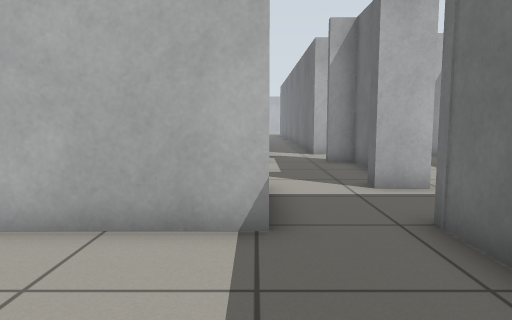
View 1 (above)

17 first-person views from a walk through a world built for the Gazebo simulator. The camera is 0.72 m above the floor, tilts 6° down and sees 70° across. The floor is counted in squares, 0.5 m on a side. Each view is taken from the middle of a square. On the plan, view 1 faces up. The plan holds only what a view shows up to about 16 squares ahead; the rest is blank. The place goes on beyond the plan.

View 2
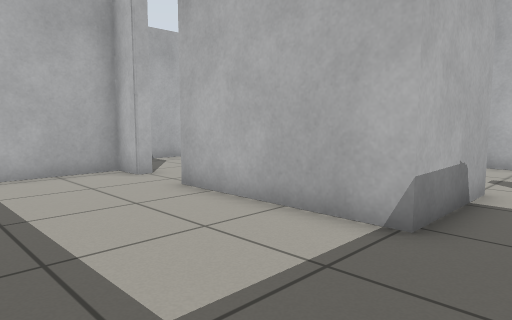

View 3
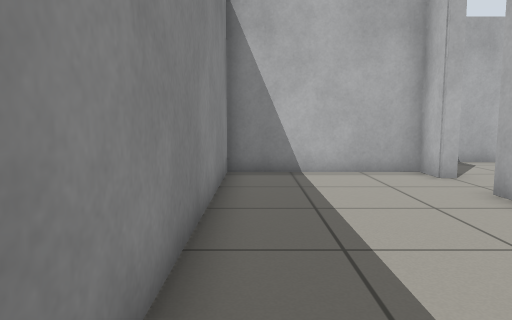

View 4
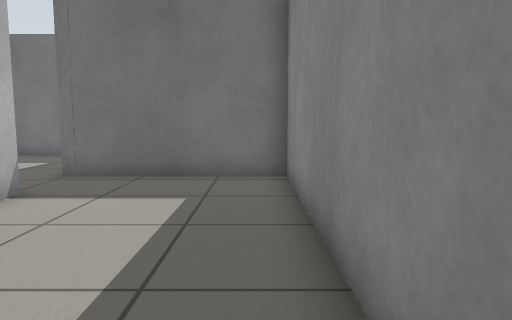

View 5
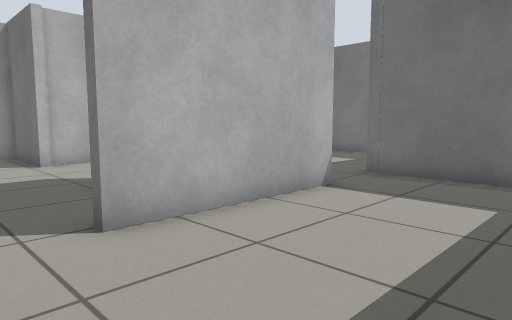

View 6
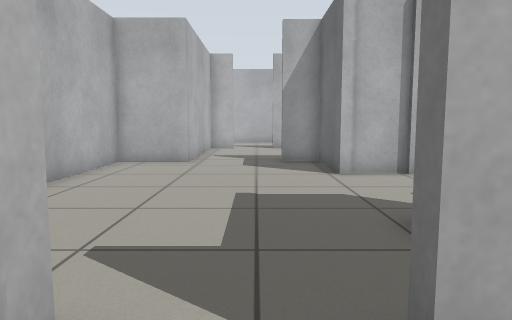

View 7
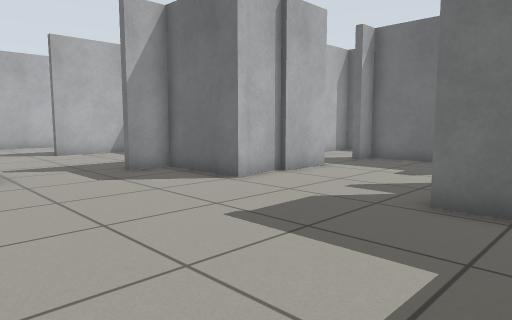

View 8
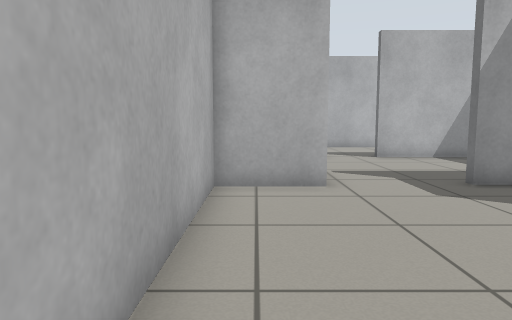

View 9
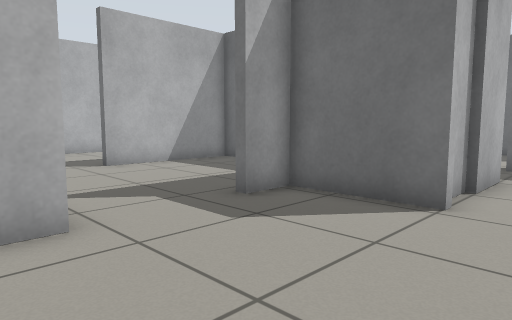

View 10
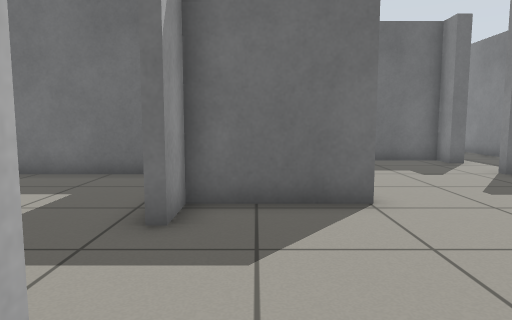

View 11
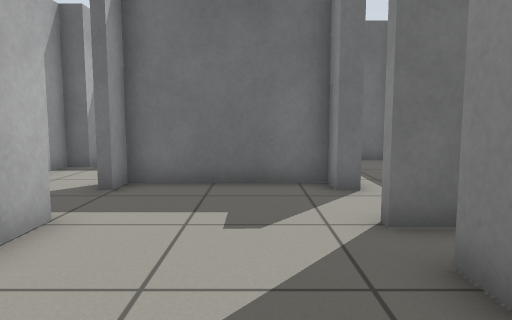

View 12
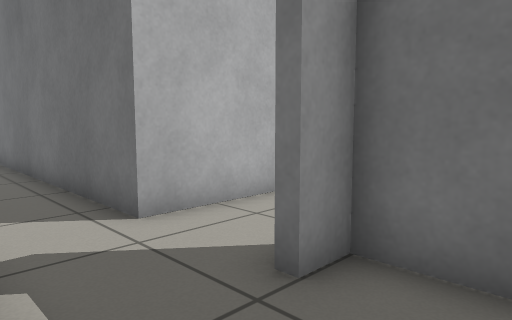

View 13
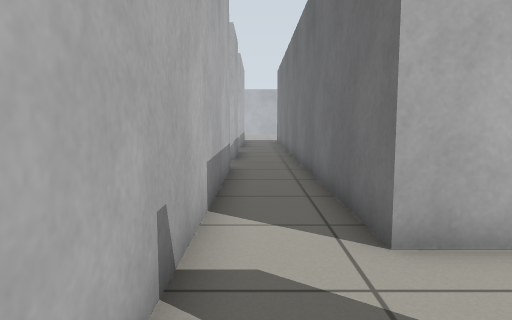

View 14
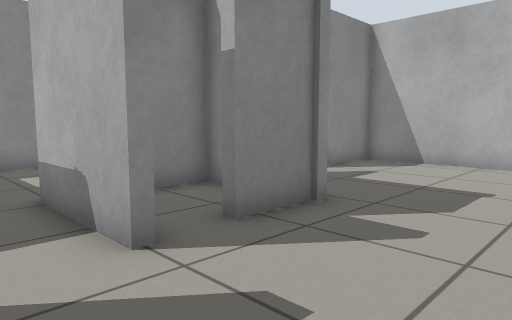

View 15
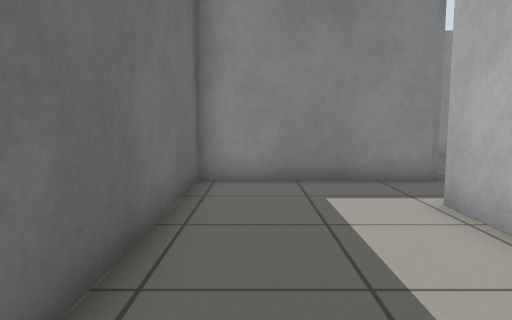

View 16
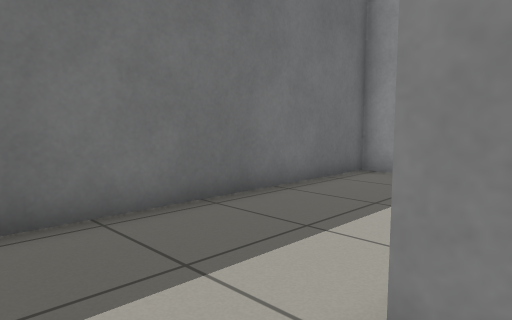

View 17
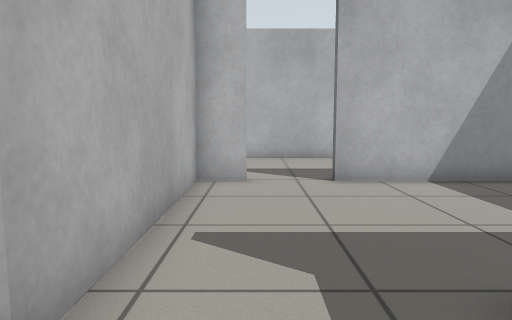

### Floor plan
Points are (right, up) in squares from view 1. A wall is a line through its corners. A room is listed if a view was taken in it or the views show most of it. See-through windows are left out.
Room 1 (views 1, 2, 3, 4, 5, 6)
walls: (0.2, 4.7) (-5.3, 4.7); (-7.2, 4.7) (-8.4, 4.7) (-8.4, -0.8) (2.5, -0.8) (2.5, 5.1)
ways out: opening at (-6.5, 5) to room 2; opening at (1.5, 5) to room 7
Room 2 (views 7, 8, 9, 10, 11, 17)
walls: (-3.7, 12.9) (-3.7, 16.2) (-5.1, 16.2); (-3.7, 7) (-3.7, 8.1) (-1.5, 8.1); (-7.2, 5.2) (-7.2, 4.7); (-1.8, 13.2) (-3.4, 13.2); (-3.4, 5.1) (-1.9, 5.1); (-8.4, 16) (-10.9, 16) (-10.9, 5.1) (-8.1, 5.1); (-0.1, 7.2) (-0.1, 8.1); (0.2, 13) (-1.9, 13)
ways out: opening at (-6.5, 5) to room 1; opening at (0, 10.5) to room 3; opening at (-6.5, 16.5) to room 6
Room 3 (views 12, 13, 14)
walls: (-0.1, 8.1) (0.2, 8.1); (2.5, 7.8) (2.5, 8.3); (3.5, 8.3) (3.5, 13.3)
ways out: opening at (0, 10.5) to room 2; opening at (1.5, 13) to room 5; opening at (1.5, 8) to room 7
Room 4 (view 15)
walls: (3.8, 9.5) (3.8, 7.8) (2.5, 7.8); (7.6, 15.3) (6.5, 15.3) (6.5, 16) (4.5, 16); (2.6, 5.1) (8.4, 5.1) (8.4, 14.6)
ways out: opening at (3.5, 14.5) to room 5; opening at (3.5, 6.5) to room 7
Room 5 (view 16)
walls: (0.2, 23.1) (0.2, 13); (4.5, 16) (2.5, 16) (2.4, 25.6); (2.5, 13) (2.5, 13.4)
low walls: (3.5, 13.3) (3.9, 13.3)
ways out: opening at (1.5, 13) to room 3; opening at (3.5, 14.5) to room 4; opening at (-6.5, 23) to room 6
Room 6 (no view inside)
walls: (-5.1, 16.2) (-5.1, 16.6); (-7.1, 22.8) (-8.4, 22.8) (-8.4, 16); (-0.1, 18) (-0.1, 22.8) (-5.1, 22.8)
ways out: opening at (-6.5, 16.5) to room 2; opening at (-6.5, 23) to room 5
Room 7 (no view inside)
walls: (2.5, 4.7) (2.6, 5.1); (0.2, 8.1) (0.2, 4.7)
ways out: opening at (1.5, 5) to room 1; opening at (1.5, 8) to room 3; opening at (3.5, 6.5) to room 4

Where each view was taken, in squares from view 1:
view 1: 0 up, 0 right, facing up
view 2: 0 up, 2 right, facing up-left
view 3: 0 up, 2 right, facing left
view 4: 0 up, 7 left, facing right
view 5: 0 up, 7 left, facing up-right
view 6: 3 up, 6 left, facing up
view 7: 6 up, 10 left, facing up-right
view 8: 8 up, 10 left, facing up
view 9: 11 up, 10 left, facing up-right
view 10: 15 up, 10 left, facing right
view 11: 10 up, 5 left, facing right
view 12: 11 up, 0 right, facing up-right
view 13: 12 up, 1 right, facing up
view 14: 12 up, 2 right, facing down-left
view 15: 14 up, 7 right, facing down
view 16: 15 up, 3 right, facing down-right
view 17: 14 up, 7 left, facing up
